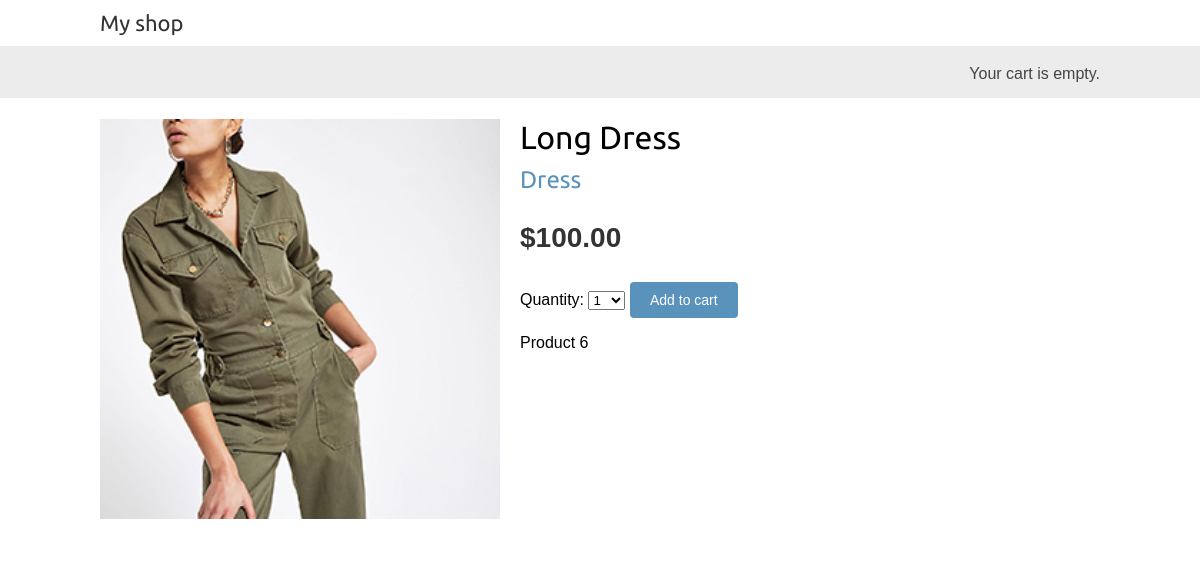
The page /1/long-dress/ on the database as committed earlier.
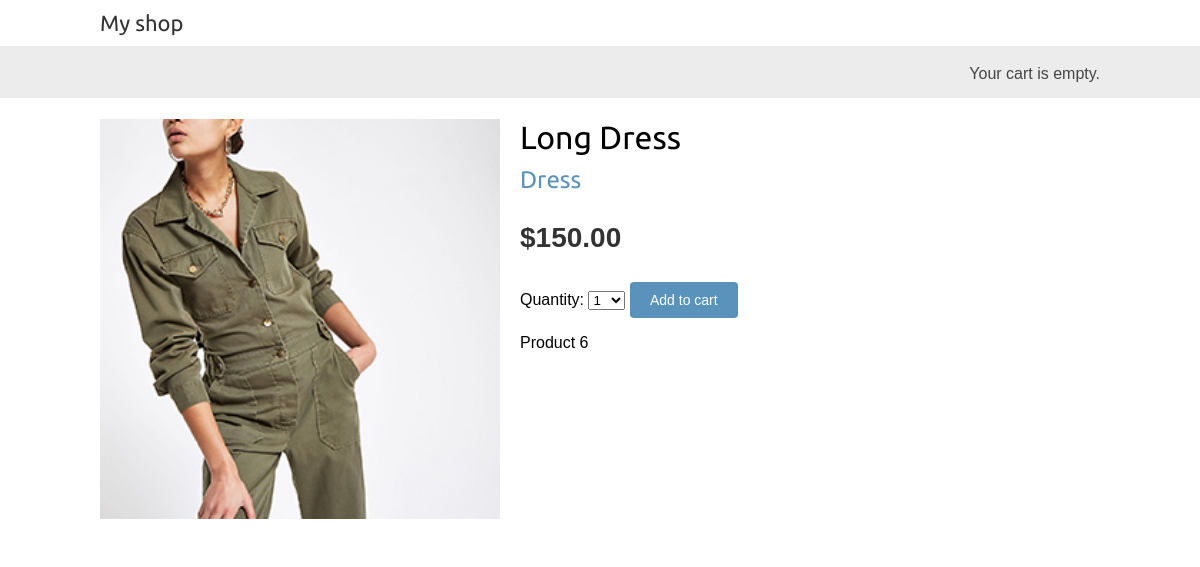
The same page on the database as committed later.
### shop/models.py (models this page shows, shortened)
class Product(models.Model):
    category = models.ForeignKey(Category,
                                 related_name='products',
                                 on_delete=models.CASCADE)
    name = models.CharField(max_length=200)
    slug = models.SlugField(max_length=200)
    image = models.ImageField(upload_to='products/%Y/%m/%d',
                              blank=True)
    description = models.TextField(blank=True)
    price = models.DecimalField(max_digits=10,
                                decimal_places=2)
    available = models.BooleanField(default=True)
    created = models.DateTimeField(auto_now_add=True)
    updated = models.DateTimeField(auto_now=True)
    class Meta:
        ordering = ['name']
        indexes = [
            models.Index(fields=['id', 'slug']),
            models.Index(fields=['name']),
            models.Index(fields=['-created']),
        ]

class Category(models.Model):
    name = models.CharField(max_length=200)
    slug = models.SlugField(max_length=200,
                            unique=True)
    class Meta:
        ordering = ['name']
        indexes = [
            models.Index(fields=['name']),
        ]
        verbose_name = 'category'
        verbose_name_plural = 'categories'
    def __str__(self):
        return self.name
    def get_absolute_url(self):
        return reverse('shop:product_list_by_category',
                       args=[self.slug])

### shop/views.py (the view)
# urls.py: path('<int:id>/<slug:slug>/', views.product_detail,
def product_detail(request, id, slug):
    product = get_object_or_404(Product, id=id,
                                         slug=slug,
                                         available=True)
    cart_product_form = CartAddProductForm()
    return render(request,
                  'shop/product/detail.html',
                  {'product': product,
                   'cart_product_form': cart_product_form})

### cart/forms.py
class CartAddProductForm(forms.Form):
    quantity = forms.TypedChoiceField(
                                choices=PRODUCT_QUANTITY_CHOICES,
                                coerce=int)
    override = forms.BooleanField(required=False,
                                  initial=False,
                                  widget=forms.HiddenInput)

### cart/cart.py (called while the page is built)
    def __len__(self):
        return sum(item['quantity'] for item in self.cart.values())

### cart/context_processors.py (called while the page is built)
def cart(request):
    return {'cart': Cart(request)}

### shop/templates/shop/product/detail.html (shortened to what this page needs)
{% extends "shop/base.html" %}
{% load static %}
{% block content %}
  <div class="product-detail">
    <img src="{% if product.image %}{{ product.image.url }}{% else %}
    {% static "img/no_image.png" %}{% endif %}">
    <h1>{{ product.name }}</h1>
    <h2>
      <a href="{{ product.category.get_absolute_url }}">
        {{ product.category }}
      </a>
    </h2>
    <p class="price">${{ product.price }}</p>
      <form action="{% url "cart:cart_add" product.id %}" method="post">
        {{ cart_product_form }}
        <input type="submit" value="Add to cart">
      </form>
    {{ product.description|linebreaks }}
  </div>
{% endblock %}

Rows that differ between the two databases and show on the page:
changed Product "Long Dress": price "100.00" → "150.00"
